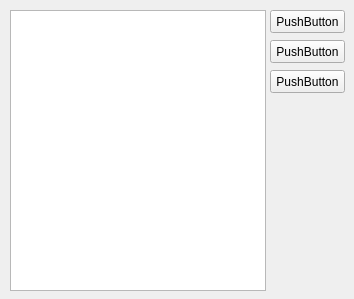
<?xml version="1.0" encoding="UTF-8"?>
<ui version="4.0">
 <class>Form</class>
 <widget class="QWidget" name="Form">
  <property name="geometry">
   <rect>
    <x>0</x>
    <y>0</y>
    <width>354</width>
    <height>299</height>
   </rect>
  </property>
  <property name="windowTitle">
   <string>Form</string>
  </property>
  <widget class="QTableView" name="tableView">
   <property name="geometry">
    <rect>
     <x>10</x>
     <y>10</y>
     <width>256</width>
     <height>281</height>
    </rect>
   </property>
  </widget>
  <widget class="QPushButton" name="pushButton">
   <property name="geometry">
    <rect>
     <x>270</x>
     <y>70</y>
     <width>75</width>
     <height>23</height>
    </rect>
   </property>
   <property name="text">
    <string>PushButton</string>
   </property>
  </widget>
  <widget class="QPushButton" name="pushButton_2">
   <property name="geometry">
    <rect>
     <x>270</x>
     <y>40</y>
     <width>75</width>
     <height>23</height>
    </rect>
   </property>
   <property name="text">
    <string>PushButton</string>
   </property>
  </widget>
  <widget class="QPushButton" name="pushButton_3">
   <property name="geometry">
    <rect>
     <x>270</x>
     <y>10</y>
     <width>75</width>
     <height>23</height>
    </rect>
   </property>
   <property name="text">
    <string>PushButton</string>
   </property>
  </widget>
 </widget>
 <resources/>
 <connections/>
</ui>
